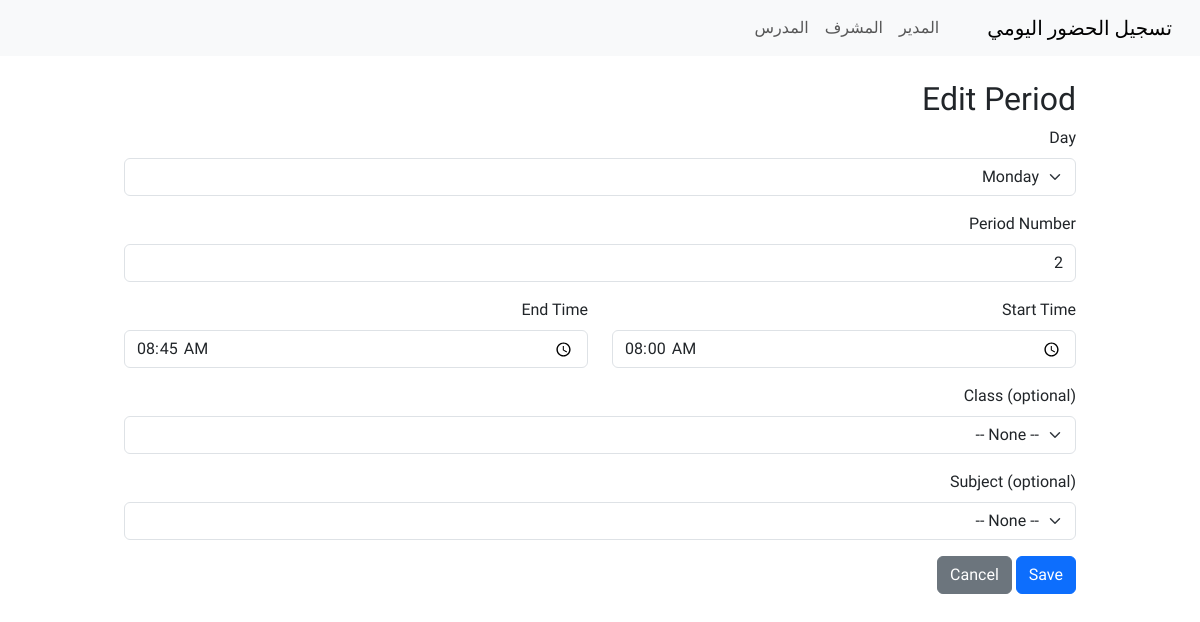
The app's page /admin/periods/11/edit (signed in) with its own data.
### backup/app___0__.py (models this page shows)
class Period(db.Model):
    id = db.Column(db.Integer, primary_key=True)
    day_of_week = db.Column(db.Integer, nullable=False)
    period = db.Column(db.Integer, nullable=False)
    start_time = db.Column(db.String(8), nullable=True)  # HH:MM
    end_time = db.Column(db.String(8), nullable=True)
    class_id = db.Column(db.Integer, db.ForeignKey('school_class.id'), nullable=True)
    subject_id = db.Column(db.Integer, db.ForeignKey('subject.id'), nullable=True)
    klass = db.relationship('SchoolClass', foreign_keys=[class_id])
    subject = db.relationship('Subject', foreign_keys=[subject_id])
    __table_args__ = (
        db.UniqueConstraint('day_of_week', 'period', 'class_id', name='uq_period_day_period_class'),
    )

### backup/app___0__.py (the view, shortened to what this page needs)
@app.route('/admin/periods/<int:period_id>/edit', methods=['GET', 'POST'])
@login_required
def admin_periods_edit(period_id):
    if not admin_required():
        return redirect(url_for('index'))
    p = Period.query.get_or_404(period_id)
    classes = SchoolClass.query.all()
    subjects = Subject.query.all()
    return render_template('admin_period_form.html', period=p, classes=classes, subjects=subjects, days=DAYS)

### backup/app___0__.py (called while the page is built)
@login_manager.user_loader
def load_user(user_id):
    return User.query.get(int(user_id))

def admin_required():
    if not current_user.is_authenticated or current_user.role != 'admin':
        flash('Unauthorized', 'danger')
        return False
    return True

### templates/admin_period_form.html (shortened to what this page needs)
{% extends 'layout.html' %}
{% block content %}
<div class="container mt-4">
    <h2>{{ 'Edit Period' if period else 'Create Period' }}</h2>
    <form method="post">
        <div class="mb-3">
            <label class="form-label">Day</label>
            <select name="day_of_week" class="form-select" required>
                {% for d in days %}
                <option value="{{ loop.index0 }}" {% if period and period.day_of_week==loop.index0 %}selected{% endif
                    %}>{{ d }}</option>
                {% endfor %}
            </select>
        </div>
        <div class="mb-3">
            <label class="form-label">Period Number</label>
            <input type="number" name="period" class="form-control" value="{{ period.period if period else 1 }}" min="1"
                required>
        </div>
        <div class="mb-3 row">
            <div class="col">
                <label class="form-label">Start Time</label>
                <input type="time" name="start_time" class="form-control"
                    value="{{ period.start_time if period and period.start_time else '' }}">
            </div>
            <div class="col">
                <label class="form-label">End Time</label>
                <input type="time" name="end_time" class="form-control"
                    value="{{ period.end_time if period and period.end_time else '' }}">
            </div>
        </div>
        <div class="mb-3">
            <label class="form-label">Class (optional)</label>
            <select name="class_id" class="form-select">
                <option value="">-- None --</option>
            </select>
        </div>
        <div class="mb-3">
            <label class="form-label">Subject (optional)</label>
            <select name="subject_id" class="form-select">
                <option value="">-- None --</option>
            </select>
        </div>
        <button type="submit" class="btn btn-primary">Save</button>
        <a href="{{ url_for('admin_periods') }}" class="btn btn-secondary">Cancel</a>
    </form>
</div>
{% endblock %}

### static/css/style.css (style rules this page uses)
body { font-family: 'Tajawal', Tahoma, Geneva, Verdana, sans-serif; }
.container { max-width: 1000px; }

### records on screen
Period: day_of_week "Monday", period "2", start_time "08:00", end_time "08:45"

### other values on screen
{{ 'Edit Period' if period else 'Create Period' }} "Edit Period"
